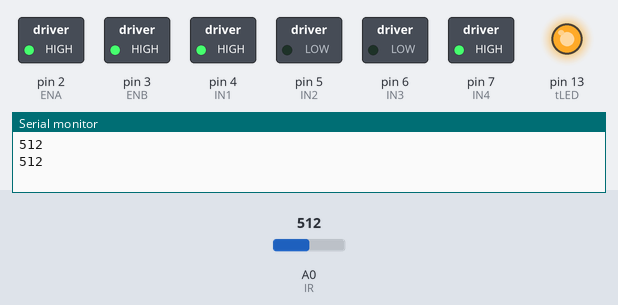
Simulated run of this sketch. Board: Arduino Uno, built with avr-gcc and run on an emulated ATmega328P. On the bench: switched loads named in the sketch (green lamp = pin HIGH), output pins drawn as LEDs (lit = HIGH), the last lines printed to the serial monitor. Inputs (shaded band) come from the test bench; at power-on: A0 (IR) = 512. Random numbers use the default seed unless the sketch sets one.

Above: at 1.8 s.
1.9 s: A0 (IR) set to 473
At 2.8 s:
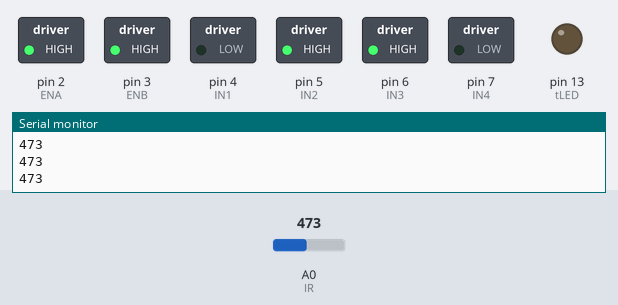
At 5.5 s:
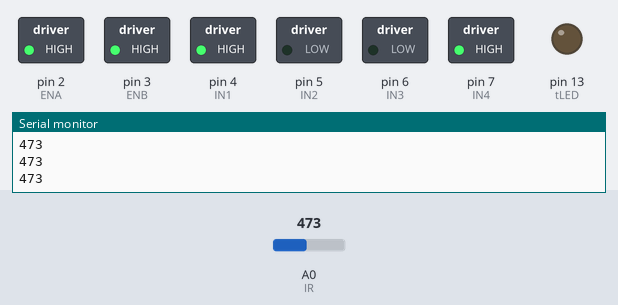
6.0 s: A0 (IR) set to 500
At 7.2 s:
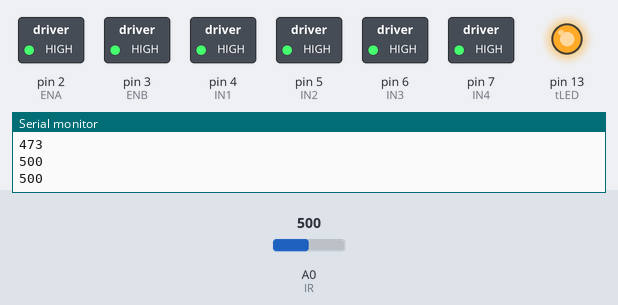
Timing chart, 0 to 15.5 s (numbered marks = the images above; inputs shaded):
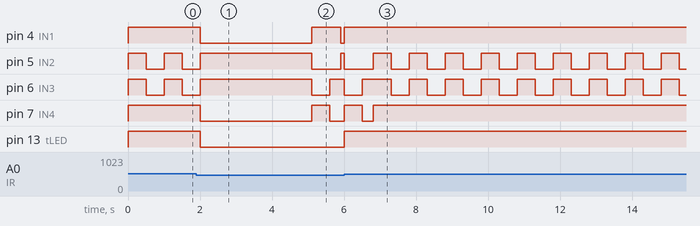

Measured:
- the behaviour switches between 490 and 489 on A0 (IR) (found by bisection; images 0 and 1)
- after the input at 1.9 s, pin 4 (IN1): HIGH → LOW after 0.10 s, → HIGH 3.1 s later, → LOW 0.80 s later; pin 7 (IN4): HIGH → LOW after 0.10 s, → HIGH 3.1 s later, → LOW 0.50 s later; pin 13 (tLED): HIGH → LOW after 0.10 s
- after the input at 6.0 s, pin 13 (tLED): LOW → HIGH at once
- by itself, pin 5 (IN2): repeats every 1.0 s: HIGH 0.50 s, LOW 0.50 s

The sketch:

Newen_1.ino
```cpp
boolean frontBlocked;  //true if IR sensor detects an obstacule
int previousMotion;   //previous motion of vehicle
                      /*
                        -1: there were no previos motion / back
                        1: front
                        2: left
                        3: right
                      */
const int motionFront = 1;
const int motionBack = -1;
const int motionLeft = 2;
const int motionRight = 3;
//times for motions
const int timeBack = 500;
const int timeTurn = 300;
const int timeFront = 100;
int motionNumber; //the number of front motions done
int tLED = 13;         //LED
// H bridge pins
const int ENA = 2;
const int ENB = 3;
const int IN1 = 4;
const int IN2 = 5;
const int IN3 = 6;
const int IN4 = 7;
// IR sensor
const int IR = 0;   //sensor pin
int IRValue;  // value returned by sensor

//turn engines to move front
void moveFront(){
  digitalWrite(IN1, LOW);
  digitalWrite(IN2, HIGH);
  digitalWrite(IN3, HIGH);
  digitalWrite(IN4, LOW);
}

//turn engines to move  back
void moveBack(){
  digitalWrite(IN1, HIGH);
  digitalWrite(IN2, LOW);
  digitalWrite(IN3, LOW);
  digitalWrite(IN4, HIGH);
}

//turn right
void moveRight(){
  digitalWrite(IN1, HIGH);
  digitalWrite(IN2, LOW);
  digitalWrite(IN3, HIGH);
  digitalWrite(IN4, LOW);
}

//turn left
void moveLeft(){
  digitalWrite(IN1, LOW);
  digitalWrite(IN2, HIGH);
  digitalWrite(IN3, LOW);
  digitalWrite(IN4, HIGH);
}


//stop engines
void stopMotors(){
  digitalWrite(IN1, HIGH);
  digitalWrite(IN2, HIGH);
  digitalWrite(IN3, HIGH);
  digitalWrite(IN4, HIGH);
}

//decide how to move
int decideMotion(){
  int nextMotion;

  // if our front is blocked
  if (frontBlocked){
    motionNumber = 0; // we no longer go front
    // if previousley we were going front
    if (previousMotion == motionFront){
      nextMotion = random(2,4); //we turn left or righ
      return nextMotion;
    //if prevoiusly we have turned left, right or back
    } else {
      nextMotion = motionBack; //we turn back
      return nextMotion;
    }
  }

  // if we have executed 32 front motions
  if (motionNumber % 32 == 0) {
    motionNumber = 0;
    nextMotion = random(1,4); // we go front, left or right
    return nextMotion;
  }

  // go front by default
  nextMotion = motionFront;
  return nextMotion;
}

// engines do a motion
void executeMotion (int nextMotion){
  switch (nextMotion){
    case motionFront:
      moveFront();
      delay(timeFront);
      break;
    case motionLeft:
      moveBack();
      delay(timeBack);
      moveLeft();
      delay(timeTurn);
      stopMotors();
      break;
    case motionRight:
      moveBack();
      delay(timeBack);
      moveRight();
      delay(timeTurn);
      break;
    default:
      stopMotors();
      delay(timeBack);
      moveBack();
      delay(timeBack);
  }
  previousMotion = nextMotion;
  motionNumber++;
}

// determine if front space is blocked
void setBlocked(){
  IRValue = analogRead(IR);
  frontBlocked = (IRValue >= 490);
  digitalWrite(tLED, frontBlocked);
  Serial.println(IRValue);
}

void setup() {
  // set pin modes
  pinMode(ENA, OUTPUT);
  pinMode(ENB, OUTPUT);
  pinMode(IN1, OUTPUT);
  pinMode(IN2, OUTPUT);
  pinMode(IN3, OUTPUT);
  pinMode(IN4, OUTPUT);
  pinMode(tLED, OUTPUT);
  // turn off engines
  stopMotors();
  // enable both engines
  digitalWrite(ENA, HIGH);
  digitalWrite(ENB, HIGH);
  //set a (hopefully) random seed
  randomSeed(analogRead(5));
  //we are ready to do our first motion
  motionNumber = 0;
  // set the serial port
  Serial.begin(9600);
}

void loop() {
  int nextMotion;
  setBlocked();
  nextMotion = decideMotion();
  executeMotion(nextMotion);
}
```
